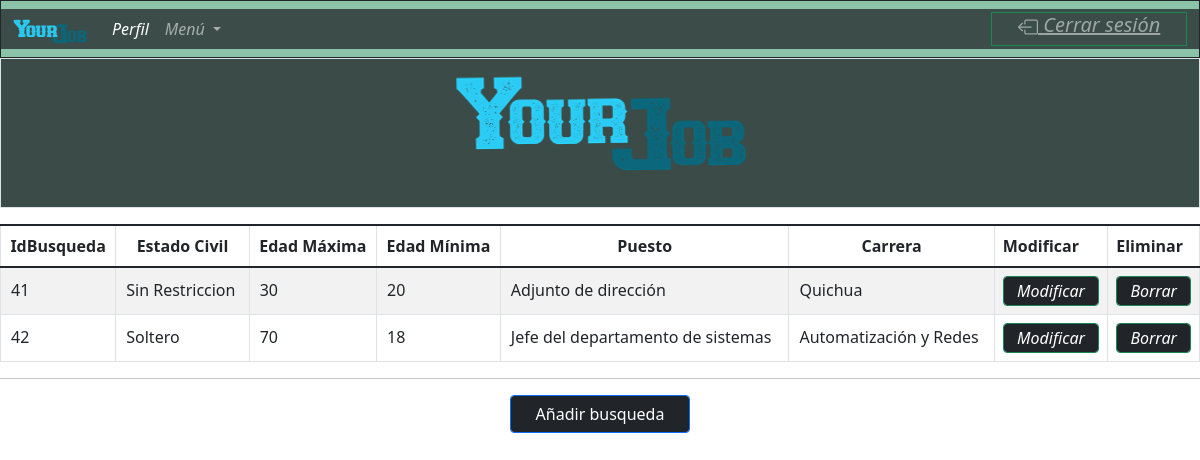
/busquedas.php (signed in), run on the app's committed database.
### tables this page shows
CREATE TABLE IF NOT EXISTS `busquedas` (
  `IdBusqueda` int(11) NOT NULL AUTO_INCREMENT,
  `idEmpresa` varchar(30) NOT NULL,
  `EstadoCivil` varchar(30) DEFAULT NULL,
  `EdadMaxima` int(11) DEFAULT NULL,
  `EdadMinima` int(11) DEFAULT NULL,
  `id_Carrera` int(10) DEFAULT NULL,
  `Id_puesto` int(10) DEFAULT NULL,
  PRIMARY KEY (`IdBusqueda`),
  KEY `IdEmpresa` (`idEmpresa`),
  KEY `IdEmpresa_2` (`idEmpresa`),
  KEY `IdEmpresa_3` (`idEmpresa`),
  KEY `Cuit` (`idEmpresa`),
  KEY `id_Carrera` (`id_Carrera`,`Id_puesto`),
  KEY `Id_puesto` (`Id_puesto`)
);

CREATE TABLE IF NOT EXISTS `puestos` (
  `Id_puesto` int(10) NOT NULL COMMENT 'cod_ident del puesto',
  `tx_puesto` varchar(100) NOT NULL,
  PRIMARY KEY (`Id_puesto`),
  KEY `Id_puesto` (`Id_puesto`),
  KEY `Id_puesto_2` (`Id_puesto`)
);

CREATE TABLE IF NOT EXISTS `carreras` (
  `Id_carrera` int(10) NOT NULL COMMENT 'codigo propio ',
  `tx_carrera` varchar(100) NOT NULL COMMENT 'descripcion sacada de listados oficiales',
  `tipo_Carrera` varchar(30) DEFAULT NULL COMMENT 'descripcion sacada de listados oficiales',
  `nivel` varchar(30) DEFAULT NULL COMMENT 'informacio Propia',
  `cd_nivel` varchar(30) DEFAULT NULL,
  PRIMARY KEY (`Id_carrera`),
  KEY `Id_carrera` (`Id_carrera`)
);

### dbcon.php (called while the page is built, shortened)
<?php
    function cunsultadbmultiple($consulta)
    {
        $servername = "localhost";
        $username = "bot";
        $password = "f4ideEb85YrUIXuU";
        $dbname = "bolsatrabajo";
        $conn = new mysqli($servername, $username, $password, $dbname);
        $conn->query("SET NAMES 'utf8'");
        $resultado = $conn->query($consulta);
        $arrayRes=array();
        if($resultado){
        while($fila = $resultado->fetch_assoc())
        {
            array_push($arrayRes,$fila);
        };
        };
        return $arrayRes;
    }
 ?>

### ctabla.php (the view, shortened to what this page needs)
                <?php echo '</tr>';
    function tabla($filas,$alias,$form,$idFila,$tabla,$return)
    {
        if (count($filas)>0)
            {
              $columnas=array_keys($filas[0]);
              echo '<table class="table table-striped table-bordered"><tr><thead>';
              foreach($alias as $alia){
                printf('<th style="text-align:center">%s</th>',$alia);
              };
              printf('<th>%s</th><th>%s</th>','Modificar','Eliminar');
              echo '</tr></thead><tbody>';
              foreach($filas as $fila){
                  echo '<tr>';
                  foreach($columnas as $columna){
                      printf('<td style="padding:10px">%s</td>',$fila[$columna]); };
                ?>
                  <td>
                    <form action=<?php echo $form?> method="POST">
                      <input type=  "submit" class="form-control btn btn-dark centroventana border border-success fst-italic  lh-1" name="boton" value ="Modificar">
                    </form>
                  </td>
                  <td>
                  <form action=borraregistro.php method="POST">
                          <input type=  "submit" name="boton" class="form-control btn btn-dark centroventana border border-success fst-italic  lh-1" value ="Borrar" onclick="return confirm('¿Seguro? Perderá esos datos.')">
                  </form>
                  </td>
                </tr>
                <?php echo '</tr>';
                 }
              echo '</table></tbody>';
              return true;
            }
        else {return false;};
    }
?>

### data on the page
busquedas: IdBusqueda "41", EstadoCivil "Sin Restriccion", EdadMaxima "30", EdadMinima "20", Id_puesto.tx_puesto "Adjunto de dirección", id_Carrera.tx_carrera "Quichua"
busquedas: IdBusqueda "42", EstadoCivil "Soltero", EdadMaxima "70", EdadMinima "18", Id_puesto.tx_puesto "Jefe del departamento de sistemas", id_Carrera.tx_carrera "Automatización y Redes"

### other printed values
$alia "IdBusqueda"
$alia "Estado Civil"
$alia "Edad Máxima"
$alia "Edad Mínima"
$alia "Puesto"
$alia "Carrera"
